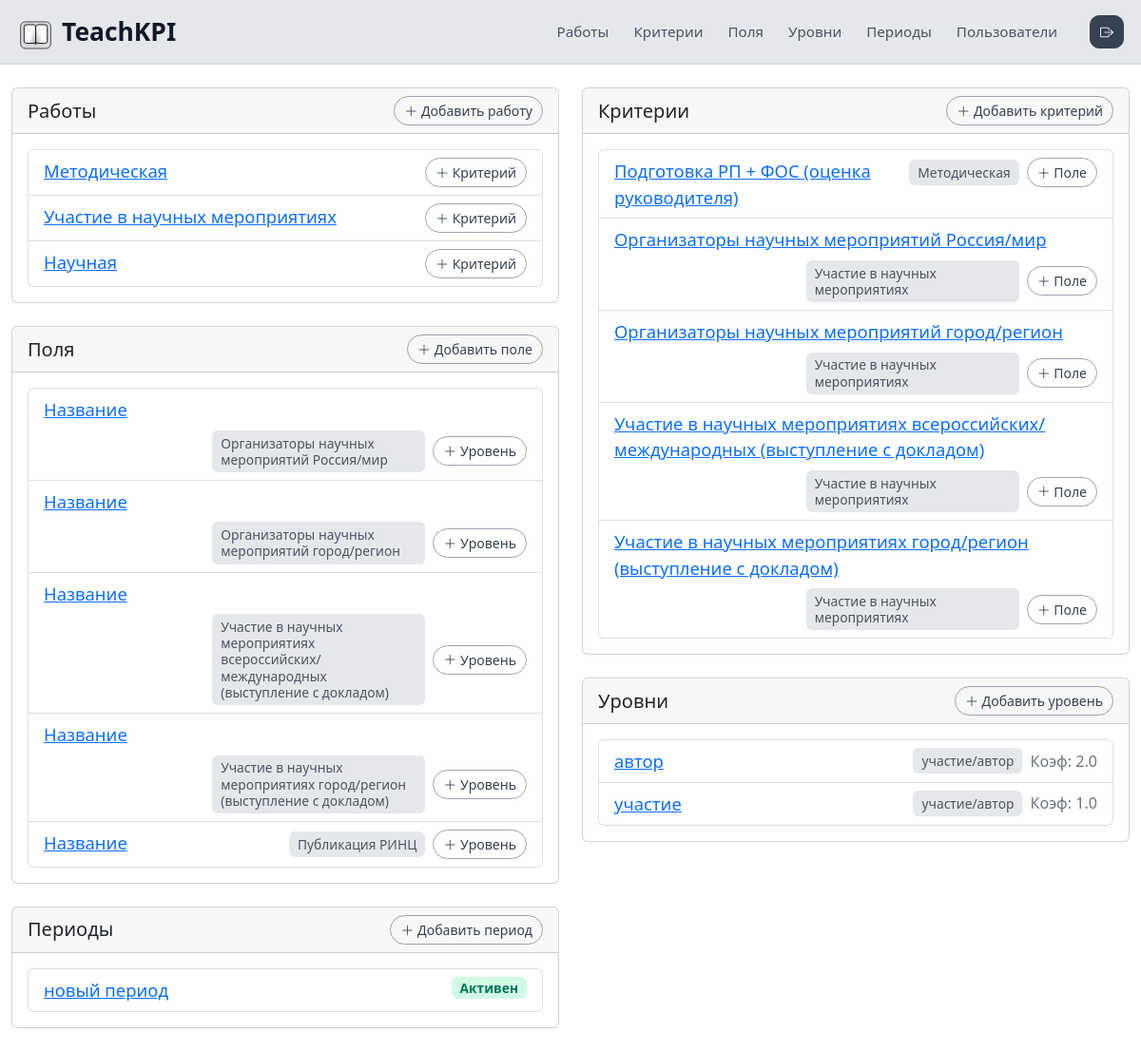
The app's page /dashboard/ (signed in) with its own data.
### main/models.py (models this page shows, shortened)
class Work(models.Model):
    id = models.AutoField(primary_key=True, db_column='ID')
    name = models.CharField(max_length=255, unique=True, db_column='Name')
    class Meta:
        db_table = 'Works'

class Field(models.Model):
    class TypeChoices(models.TextChoices):
        TEXT = 'text', 'текст'
        CHOOSER = 'chooser', 'выбиралка'
        PHOTO = 'photo', 'фото'
    id = models.AutoField(primary_key=True, db_column='ID')
    caption = models.CharField(max_length=255, db_column='Caption')
    criterion = models.ForeignKey(
        Criterion,
        on_delete=models.CASCADE,
        db_column='criterionsID',
        related_name='fields'
    )
    type = models.CharField(
        max_length=20,
        choices=TypeChoices.choices,
        default=TypeChoices.TEXT,
        db_column='Type'
    )
    class Meta:
        db_table = 'Fields'

class Criterion(models.Model):
    id = models.AutoField(primary_key=True, db_column='ID')
    name = models.CharField(
        max_length=255,
        unique=True,
        db_column='Name',
        verbose_name='Название',
    )
    work = models.ForeignKey(
        Work,
        on_delete=models.CASCADE,
        db_column='WorksID',
        related_name='criterions',
        verbose_name='Работа',
    )
    ratio = models.FloatField(default=1.0, db_column='Ratio', verbose_name='Коэффициент')
    class Meta:
        db_table = 'criterions'

class Period(models.Model):
    id = models.AutoField(primary_key=True, db_column='ID')
    end_date = models.DateTimeField(unique=True, db_column='End_date')
    name = models.CharField(max_length=20, unique=True, db_column='Name')
    start_date = models.DateTimeField(unique=True, db_column='Start_date')
    status = models.BooleanField(db_column='Status')   # bit в SQLite хранится как 0/1
    class Meta:
        db_table = 'Periods'

class Level(models.Model):
    id = models.AutoField(primary_key=True, db_column='ID')
    caption = models.CharField(max_length=255, db_column='Caption')
    field = models.ForeignKey(
        Field,
        on_delete=models.CASCADE,
        db_column='FieldsID',
        related_name='levels'
    )
    ratio = models.FloatField(db_column='Ratio')
    class Meta:
        db_table = 'Levels'

### main/views.py (the view)
# urls.py: path('', views.dashboard_home, name='dashboard_home'),
@user_passes_test(is_admin)
def dashboard_home(request):
    context = {
        'latest_works': Work.objects.all().order_by('-id')[:5],
        'latest_criterions': Criterion.objects.all().order_by('-id')[:5],
        'latest_fields': Field.objects.all().order_by('-id')[:5],
        'latest_levels': Level.objects.all().order_by('-id')[:5],
        'latest_periods': Period.objects.all().order_by('-id')[:5],
    }
    return render(request, 'main/dashboard_home.html', context)

### main/views.py (called while the page is built)
def is_admin(user):
    return user.is_authenticated and user.role == 'admin'

### main/templates/main/dashboard_home.html (shortened to what this page needs)
{% extends 'main/base_dashboard.html' %}
{% block content %}
<div class="row">
    <div class="col-md-6 mb-4">
        <div class="dash-home-stack">
            <div class="card">
                <div class="card-header d-flex justify-content-between align-items-center">
                    <h5 class="mb-0">Работы</h5>
                    <a href="{% url 'work_create' %}" class="btn btn-sm btn-icon-outline">
                        <i class="bi bi-plus-lg"></i> Добавить работу
                    </a>
                </div>
                <div class="card-body">
                    {% if latest_works %}
                        <ul class="list-group">
                            {% for work in latest_works %}
                                <li class="list-group-item py-2">
                                    <div class="dash-home-row">
                                        <div class="dash-home-row__main">
                                            <a href="{% url 'work_detail' work.pk %}">{{ work.name }}</a>
                                        </div>
                                        <div class="dash-home-row__actions">
                                            <a href="{% url 'criterion_create' %}?work={{ work.pk }}" class="btn btn-sm btn-icon-outline">
                                                <i class="bi bi-plus-lg"></i> Критерий
                                            </a>
                                        </div>
                                    </div>
                                </li>
                            {% endfor %}
                        </ul>
                    {% else %}
                        <p class="text-muted">Нет работ. <a href="{% url 'work_create' %}">Создайте первую</a>.</p>
                    {% endif %}
                </div>
            </div>
            <div class="card">
                <div class="card-header d-flex justify-content-between align-items-center">
                    <h5 class="mb-0">Поля</h5>
                    <a href="{% url 'field_create' %}" class="btn btn-sm btn-icon-outline">
                        <i class="bi bi-plus-lg"></i> Добавить поле
                    </a>
                </div>
                <div class="card-body">
                    {% if latest_fields %}
                        <ul class="list-group">
                            {% for field in latest_fields %}
                                <li class="list-group-item py-2">
                                    <div class="dash-home-row">
                                        <div class="dash-home-row__main">
                                            <a href="{% url 'field_detail' field.pk %}">{{ field.caption }}</a>
                                        </div>
                                        <div class="dash-home-row__actions">
                                            <span class="badge badge-muted">{{ field.criterion.name }}</span>
                                            <a href="{% url 'level_create' %}?field={{ field.pk }}" class="btn btn-sm btn-icon-outline">
                                                <i class="bi bi-plus-lg"></i> Уровень
                                            </a>
                                        </div>
                                    </div>
                                </li>
                            {% endfor %}
                        </ul>
                    {% else %}
                        <p class="text-muted">Нет полей.</p>
                    {% endif %}
                </div>
            </div>
            <div class="card">
                <div class="card-header d-flex justify-content-between align-items-center">
                    <h5 class="mb-0">Периоды</h5>
                    <a href="{% url 'period_create' %}" class="btn btn-sm btn-icon-outline">
                        <i class="bi bi-plus-lg"></i> Добавить период
                    </a>
                </div>
                <div class="card-body">
                    {% if latest_periods %}
                        <ul class="list-group">
                            {% for period in latest_periods %}
                                <li class="list-group-item py-2">
                                    <div class="dash-home-row">
                                        <div class="dash-home-row__main">
                                            <a href="{% url 'period_detail' period.pk %}">{{ period.name }}</a>
                                        </div>
                                        <div class="dash-home-row__actions">
                                            <span class="badge {% if period.status %}badge-active-period{% else %}badge-muted{% endif %}">
                                                {{ period.status|yesno:"Активен,Неактивен" }}
                                            </span>
                                        </div>
                                    </div>
                                </li>
                            {% endfor %}
                        </ul>
                    {% else %}
                        <p class="text-muted">Нет периодов.</p>
                    {% endif %}
                </div>
            </div>
        </div>
    </div>
    <div class="col-md-6 mb-4">
        <div class="dash-home-stack">
            <div class="card">
                <div class="card-header d-flex justify-content-between align-items-center">
                    <h5 class="mb-0">Критерии</h5>
                    <a href="{% url 'criterion_create' %}" class="btn btn-sm btn-icon-outline">
                        <i class="bi bi-plus-lg"></i> Добавить критерий
                    </a>
                </div>
                <div class="card-body">
                    {% if latest_criterions %}
                        <ul class="list-group">
                            {% for criterion in latest_criterions %}
                                <li class="list-group-item py-2">
                                    <div class="dash-home-row">
                                        <div class="dash-home-row__main">
                                            <a href="{% url 'criterion_detail' criterion.pk %}">{{ criterion.name }}</a>
                                        </div>
                                        <div class="dash-home-row__actions">
                                            <span class="badge badge-muted">{{ criterion.work.name }}</span>
                                            <a href="{% url 'field_create' %}?criterion={{ criterion.pk }}" class="btn btn-sm btn-icon-outline">
                                                <i class="bi bi-plus-lg"></i> Поле
                                            </a>
                                        </div>
                                    </div>
                                </li>
                            {% endfor %}
                        </ul>
                    {% else %}
                        <p class="text-muted">Нет критериев.</p>
                    {% endif %}
                </div>
            </div>
            <div class="card">
                <div class="card-header d-flex justify-content-between align-items-center">
                    <h5 class="mb-0">Уровни</h5>
                    <a href="{% url 'level_create' %}" class="btn btn-sm btn-icon-outline">
                        <i class="bi bi-plus-lg"></i> Добавить уровень
                    </a>
                </div>
                <div class="card-body">
                    {% if latest_levels %}
                        <ul class="list-group">
                            {% for level in latest_levels %}
                                <li class="list-group-item py-2">
                                    <div class="dash-home-row">
                                        <div class="dash-home-row__main">
                                            <a href="{% url 'level_detail' level.pk %}">{{ level.caption }}</a>
                                        </div>
                                        <div class="dash-home-row__actions">
                                            <span class="badge badge-muted">{{ level.field.caption }}</span>
                                            <span class="text-muted text-nowrap small">Коэф: {{ level.ratio }}</span>
                                        </div>
                                    </div>
                                </li>
                            {% endfor %}
                        </ul>
                    {% else %}
                        <p class="text-muted">Нет уровней.</p>
                    {% endif %}
                </div>
            </div>
        </div>
    </div>
</div>
{% endblock %}

### main/templates/main/base_dashboard.html (style rules this page uses)
body { font-size: 1.15rem; }
.badge-muted { background-color: #e5e7eb; color: #4b5563; font-weight: 500; }
.badge-active-period { background-color: #d1fae5; color: #047857; }
.admin-main .btn-icon-outline { border-radius: 999px; padding-inline: 10px; border-color: #9ca3af; color: #374151; background-color: transparent; }

### main/templates/main/dashboard_home.html (style rules this page uses)
.dash-home-row { display: flex; align-items: flex-start; gap: 0.5rem 0.75rem; flex-wrap: wrap; }
.dash-home-row__main { flex: 1 1 12rem; min-width: 0; }
.dash-home-row__main a { word-break: break-word; }
.dash-home-row__actions { display: flex; align-items: center; gap: 0.5rem; flex-shrink: 0; margin-left: auto; }
.dash-home-row .badge-muted { max-width: 14rem; white-space: normal; text-align: left; line-height: 1.25; word-break: break-word; }
.dash-home-stack .card:not(:last-child) { margin-bottom: 1.5rem; }

### records on screen
Work: name "Методическая"
Work: name "Участие в научных мероприятиях"
Work: name "Научная"
Field: caption "Название", criterion.name "Организаторы научных мероприятий Россия/мир"
Field: caption "Название", criterion.name "Организаторы научных мероприятий город/регион"
Field: caption "Название", criterion.name "Участие в научных мероприятиях всероссийских/международных (выступление с докладом)"
Field: caption "Название", criterion.name "Участие в научных мероприятиях город/регион (выступление с докладом)"
Field: caption "Название", criterion.name "Публикация РИНЦ"
Period: name "новый период", status "Активен"
Criterion: name "Подготовка РП + ФОС (оценка руководителя)", work.name "Методическая"
Criterion: name "Организаторы научных мероприятий Россия/мир", work.name "Участие в научных мероприятиях"
Criterion: name "Организаторы научных мероприятий город/регион", work.name "Участие в научных мероприятиях"
Criterion: name "Участие в научных мероприятиях всероссийских/международных (выступление с докладом)", work.name "Участие в научных мероприятиях"
Criterion: name "Участие в научных мероприятиях город/регион (выступление с докладом)", work.name "Участие в научных мероприятиях"
Level: caption "автор", field.caption "участие/автор", ratio "2.0"
Level: caption "участие", field.caption "участие/автор", ratio "1.0"
